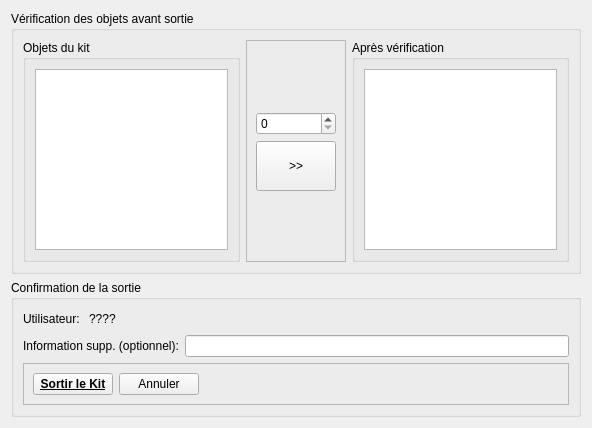
<?xml version="1.0" encoding="UTF-8"?>
<ui version="4.0">
 <class>PopupSortirResa</class>
 <widget class="QWidget" name="PopupSortirResa">
  <property name="windowModality">
   <enum>Qt::WindowModality::ApplicationModal</enum>
  </property>
  <property name="geometry">
   <rect>
    <x>0</x>
    <y>0</y>
    <width>592</width>
    <height>428</height>
   </rect>
  </property>
  <property name="windowTitle">
   <string>Form</string>
  </property>
  <layout class="QVBoxLayout" name="verticalLayout_3">
   <item>
    <widget class="QGroupBox" name="groupBox">
     <property name="title">
      <string>Vérification des objets avant sortie</string>
     </property>
     <layout class="QHBoxLayout" name="horizontalLayout">
      <item>
       <widget class="QGroupBox" name="groupBox_2">
        <property name="title">
         <string>Objets du kit</string>
        </property>
        <layout class="QHBoxLayout" name="horizontalLayout_2">
         <item>
          <widget class="QListWidget" name="listWidget_popupSortie_ItemSource"/>
         </item>
        </layout>
       </widget>
      </item>
      <item>
       <widget class="QFrame" name="frame">
        <property name="frameShape">
         <enum>QFrame::Shape::StyledPanel</enum>
        </property>
        <property name="frameShadow">
         <enum>QFrame::Shadow::Raised</enum>
        </property>
        <layout class="QVBoxLayout" name="verticalLayout">
         <item>
          <spacer name="verticalSpacer">
           <property name="orientation">
            <enum>Qt::Orientation::Vertical</enum>
           </property>
           <property name="sizeHint" stdset="0">
            <size>
             <width>20</width>
             <height>40</height>
            </size>
           </property>
          </spacer>
         </item>
         <item>
          <widget class="QSpinBox" name="spinBox_popupSortie_countItemVerif"/>
         </item>
         <item>
          <widget class="QPushButton" name="pushButton_popupSortie_pushDest">
           <property name="minimumSize">
            <size>
             <width>0</width>
             <height>50</height>
            </size>
           </property>
           <property name="maximumSize">
            <size>
             <width>16777215</width>
             <height>50</height>
            </size>
           </property>
           <property name="text">
            <string>&gt;&gt;</string>
           </property>
          </widget>
         </item>
         <item>
          <spacer name="verticalSpacer_2">
           <property name="orientation">
            <enum>Qt::Orientation::Vertical</enum>
           </property>
           <property name="sizeHint" stdset="0">
            <size>
             <width>20</width>
             <height>40</height>
            </size>
           </property>
          </spacer>
         </item>
        </layout>
       </widget>
      </item>
      <item>
       <widget class="QGroupBox" name="groupBox_3">
        <property name="title">
         <string>Après vérification</string>
        </property>
        <layout class="QHBoxLayout" name="horizontalLayout_3">
         <item>
          <widget class="QListWidget" name="listWidget_popupSortie_ItemDest"/>
         </item>
        </layout>
       </widget>
      </item>
     </layout>
    </widget>
   </item>
   <item>
    <widget class="QGroupBox" name="groupBox_4">
     <property name="title">
      <string>Confirmation de la sortie</string>
     </property>
     <layout class="QVBoxLayout" name="verticalLayout_2">
      <item>
       <layout class="QHBoxLayout" name="horizontalLayout_6">
        <item>
         <widget class="QLabel" name="label_2">
          <property name="text">
           <string>Utilisateur: </string>
          </property>
         </widget>
        </item>
        <item>
         <widget class="QLabel" name="label_set_user_name">
          <property name="text">
           <string>????</string>
          </property>
         </widget>
        </item>
        <item>
         <spacer name="horizontalSpacer_2">
          <property name="orientation">
           <enum>Qt::Orientation::Horizontal</enum>
          </property>
          <property name="sizeHint" stdset="0">
           <size>
            <width>40</width>
            <height>20</height>
           </size>
          </property>
         </spacer>
        </item>
       </layout>
      </item>
      <item>
       <layout class="QHBoxLayout" name="horizontalLayout_7">
        <item>
         <widget class="QLabel" name="label">
          <property name="text">
           <string>Information supp. (optionnel):</string>
          </property>
         </widget>
        </item>
        <item>
         <widget class="QLineEdit" name="lineEdit_optionnal_text"/>
        </item>
       </layout>
      </item>
      <item>
       <widget class="QFrame" name="frame_2">
        <property name="frameShape">
         <enum>QFrame::Shape::StyledPanel</enum>
        </property>
        <property name="frameShadow">
         <enum>QFrame::Shadow::Raised</enum>
        </property>
        <layout class="QHBoxLayout" name="horizontalLayout_5">
         <item>
          <widget class="QPushButton" name="pushButton_sortir">
           <property name="font">
            <font>
             <bold>true</bold>
             <underline>true</underline>
            </font>
           </property>
           <property name="text">
            <string>Sortir le Kit</string>
           </property>
          </widget>
         </item>
         <item>
          <widget class="QPushButton" name="pushButton_annuler">
           <property name="text">
            <string>Annuler</string>
           </property>
          </widget>
         </item>
         <item>
          <spacer name="horizontalSpacer">
           <property name="orientation">
            <enum>Qt::Orientation::Horizontal</enum>
           </property>
           <property name="sizeHint" stdset="0">
            <size>
             <width>40</width>
             <height>20</height>
            </size>
           </property>
          </spacer>
         </item>
        </layout>
       </widget>
      </item>
     </layout>
    </widget>
   </item>
  </layout>
 </widget>
 <resources/>
 <connections/>
</ui>
